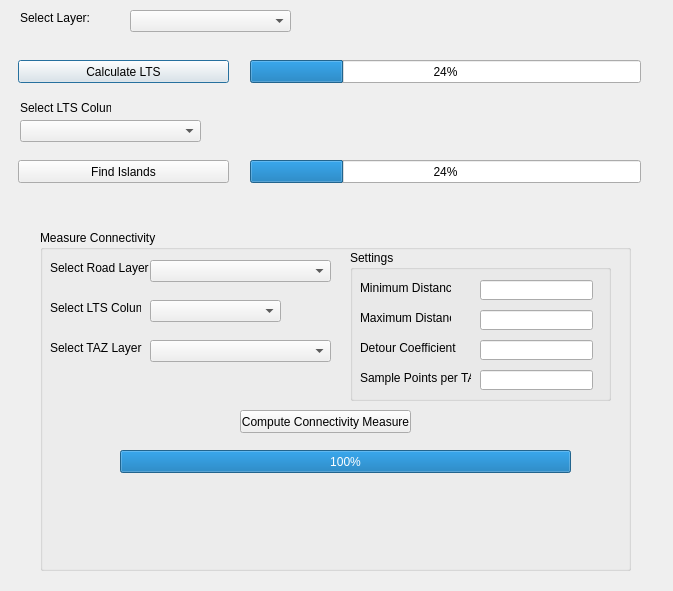
<?xml version="1.0" encoding="UTF-8"?>
<ui version="4.0">
 <class>Dialog</class>
 <widget class="QDialog" name="Dialog">
  <property name="geometry">
   <rect>
    <x>0</x>
    <y>0</y>
    <width>673</width>
    <height>591</height>
   </rect>
  </property>
  <property name="windowTitle">
   <string>Dialog</string>
  </property>
  <widget class="QLabel" name="label">
   <property name="geometry">
    <rect>
     <x>20</x>
     <y>10</y>
     <width>131</width>
     <height>16</height>
    </rect>
   </property>
   <property name="text">
    <string>Select Layer:</string>
   </property>
  </widget>
  <widget class="QComboBox" name="layerCombo">
   <property name="geometry">
    <rect>
     <x>130</x>
     <y>10</y>
     <width>161</width>
     <height>22</height>
    </rect>
   </property>
  </widget>
  <widget class="QProgressBar" name="progress_bar">
   <property name="geometry">
    <rect>
     <x>250</x>
     <y>60</y>
     <width>391</width>
     <height>23</height>
    </rect>
   </property>
   <property name="value">
    <number>24</number>
   </property>
  </widget>
  <widget class="QPushButton" name="process_Button">
   <property name="geometry">
    <rect>
     <x>18</x>
     <y>60</y>
     <width>211</width>
     <height>23</height>
    </rect>
   </property>
   <property name="text">
    <string>Calculate LTS</string>
   </property>
  </widget>
  <widget class="QPushButton" name="find_cc_Button">
   <property name="geometry">
    <rect>
     <x>18</x>
     <y>160</y>
     <width>211</width>
     <height>23</height>
    </rect>
   </property>
   <property name="text">
    <string>Find Islands</string>
   </property>
  </widget>
  <widget class="QLabel" name="label_2">
   <property name="geometry">
    <rect>
     <x>20</x>
     <y>100</y>
     <width>91</width>
     <height>16</height>
    </rect>
   </property>
   <property name="text">
    <string>Select LTS Column</string>
   </property>
  </widget>
  <widget class="QComboBox" name="lts_combo">
   <property name="geometry">
    <rect>
     <x>20</x>
     <y>120</y>
     <width>181</width>
     <height>22</height>
    </rect>
   </property>
  </widget>
  <widget class="QProgressBar" name="progressBar">
   <property name="geometry">
    <rect>
     <x>250</x>
     <y>160</y>
     <width>391</width>
     <height>23</height>
    </rect>
   </property>
   <property name="value">
    <number>24</number>
   </property>
  </widget>
  <widget class="QGroupBox" name="groupBox">
   <property name="geometry">
    <rect>
     <x>40</x>
     <y>230</y>
     <width>591</width>
     <height>341</height>
    </rect>
   </property>
   <property name="title">
    <string>Measure Connectivity</string>
   </property>
   <widget class="QLabel" name="label_3">
    <property name="geometry">
     <rect>
      <x>10</x>
      <y>30</y>
      <width>101</width>
      <height>16</height>
     </rect>
    </property>
    <property name="text">
     <string>Select Road Layer </string>
    </property>
   </widget>
   <widget class="QComboBox" name="road_combo">
    <property name="geometry">
     <rect>
      <x>110</x>
      <y>30</y>
      <width>181</width>
      <height>22</height>
     </rect>
    </property>
   </widget>
   <widget class="QLabel" name="label_4">
    <property name="geometry">
     <rect>
      <x>10</x>
      <y>110</y>
      <width>111</width>
      <height>16</height>
     </rect>
    </property>
    <property name="text">
     <string>Select TAZ Layer</string>
    </property>
   </widget>
   <widget class="QComboBox" name="taz_combo">
    <property name="geometry">
     <rect>
      <x>110</x>
      <y>110</y>
      <width>181</width>
      <height>22</height>
     </rect>
    </property>
   </widget>
   <widget class="QPushButton" name="find_connectivity_btn">
    <property name="geometry">
     <rect>
      <x>200</x>
      <y>180</y>
      <width>171</width>
      <height>23</height>
     </rect>
    </property>
    <property name="text">
     <string>Compute Connectivity Measure</string>
    </property>
   </widget>
   <widget class="QGroupBox" name="groupBox_2">
    <property name="geometry">
     <rect>
      <x>310</x>
      <y>20</y>
      <width>261</width>
      <height>151</height>
     </rect>
    </property>
    <property name="title">
     <string>Settings</string>
    </property>
    <widget class="QLabel" name="label_5">
     <property name="geometry">
      <rect>
       <x>10</x>
       <y>30</y>
       <width>91</width>
       <height>16</height>
      </rect>
     </property>
     <property name="text">
      <string>Minimum Distance</string>
     </property>
    </widget>
    <widget class="QLineEdit" name="maxDist">
     <property name="geometry">
      <rect>
       <x>130</x>
       <y>60</y>
       <width>113</width>
       <height>20</height>
      </rect>
     </property>
    </widget>
    <widget class="QLineEdit" name="minDist">
     <property name="geometry">
      <rect>
       <x>130</x>
       <y>30</y>
       <width>113</width>
       <height>20</height>
      </rect>
     </property>
    </widget>
    <widget class="QLineEdit" name="Detour_coeff">
     <property name="geometry">
      <rect>
       <x>130</x>
       <y>90</y>
       <width>113</width>
       <height>20</height>
      </rect>
     </property>
    </widget>
    <widget class="QLabel" name="label_6">
     <property name="geometry">
      <rect>
       <x>10</x>
       <y>60</y>
       <width>91</width>
       <height>16</height>
      </rect>
     </property>
     <property name="text">
      <string>Maximum Distance</string>
     </property>
    </widget>
    <widget class="QLabel" name="label_7">
     <property name="geometry">
      <rect>
       <x>10</x>
       <y>90</y>
       <width>101</width>
       <height>16</height>
      </rect>
     </property>
     <property name="text">
      <string>Detour Coefficient</string>
     </property>
    </widget>
    <widget class="QLabel" name="label_10">
     <property name="geometry">
      <rect>
       <x>10</x>
       <y>120</y>
       <width>111</width>
       <height>16</height>
      </rect>
     </property>
     <property name="text">
      <string>Sample Points per TAZ</string>
     </property>
    </widget>
    <widget class="QLineEdit" name="numberSamplePoints">
     <property name="geometry">
      <rect>
       <x>130</x>
       <y>120</y>
       <width>113</width>
       <height>20</height>
      </rect>
     </property>
    </widget>
   </widget>
   <widget class="QLabel" name="label_9">
    <property name="geometry">
     <rect>
      <x>10</x>
      <y>70</y>
      <width>91</width>
      <height>16</height>
     </rect>
    </property>
    <property name="text">
     <string>Select LTS Column</string>
    </property>
   </widget>
   <widget class="QComboBox" name="LtsColumn">
    <property name="geometry">
     <rect>
      <x>110</x>
      <y>70</y>
      <width>131</width>
      <height>22</height>
     </rect>
    </property>
   </widget>
   <widget class="QProgressBar" name="ConnProgressBar">
    <property name="geometry">
     <rect>
      <x>80</x>
      <y>220</y>
      <width>451</width>
      <height>23</height>
     </rect>
    </property>
    <property name="value">
     <number>100</number>
    </property>
    <property name="textVisible">
     <bool>true</bool>
    </property>
    <property name="orientation">
     <enum>Qt::Horizontal</enum>
    </property>
    <property name="invertedAppearance">
     <bool>false</bool>
    </property>
   </widget>
   <zorder>groupBox_2</zorder>
   <zorder>label_3</zorder>
   <zorder>road_combo</zorder>
   <zorder>label_4</zorder>
   <zorder>taz_combo</zorder>
   <zorder>find_connectivity_btn</zorder>
   <zorder>label_9</zorder>
   <zorder>LtsColumn</zorder>
   <zorder>ConnProgressBar</zorder>
  </widget>
 </widget>
 <resources/>
 <connections/>
</ui>
